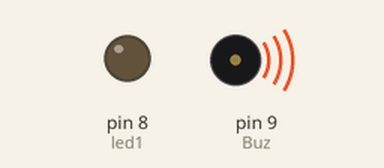
Bench run of a sketch on a simulated Arduino Uno, built with avr-gcc and run on an emulated ATmega328P. On the bench: output pins drawn as LEDs (lit = HIGH), buzzer (waves = sounding).

Above: at 0.5 s.
At 1.2 s:
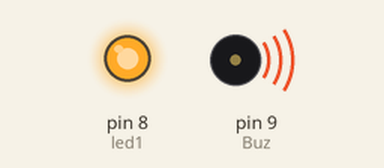
At 2.7 s:
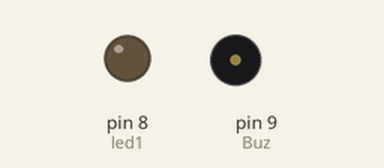
At 5.0 s:
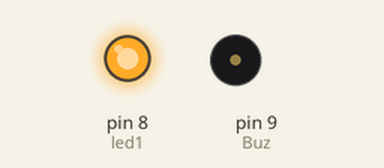
Timing chart, 0 to 6.9 s (numbered marks = the images above):
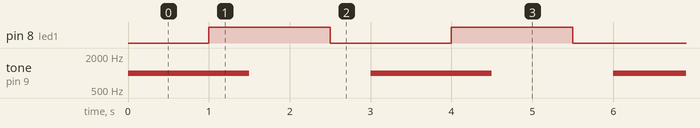

Measured:
- by itself, pin 8 (led1): alternates HIGH for 1.5 s and LOW for 1.5 s
- by itself, tone on pin 9 (Buz): alternates 1000 Hz for 1.5 s and silent for 1.5 s

The sketch:

BUZZ.ino
```cpp
const int Buz=9;
int led1=8;


void setup() {

  pinMode(Buz,OUTPUT);
  pinMode(led1,OUTPUT);
  // put your setup code here, to run once:

}

void loop() {

  tone(Buz,1000);
  delay(1000);
  digitalWrite(led1, HIGH);  // turn the LED on (HIGH is the voltage level)
  delay(500);
  noTone(Buz);
  delay(1000);
  digitalWrite(led1, LOW);  // turn the LED on (HIGH is the voltage level)
  delay(500);


  // put your main code here, to run repeatedly:

}
```
